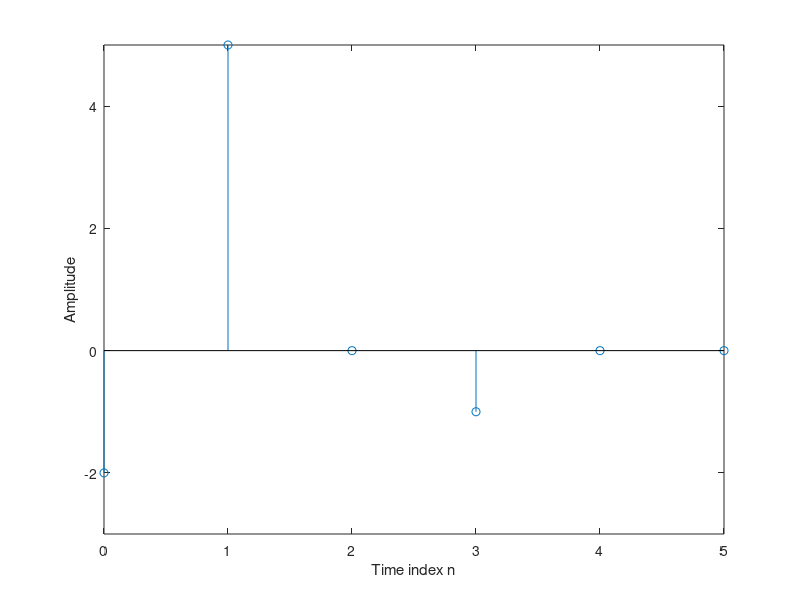

MATLAB code for this plot:
a=[ 2 -1 0 0 ];% first sequence
b=[-1 2 1];% second sequence
c=conv(a,b);% convolution of first sequence and second sequence
len=length(c)-1;
n=0:1:len;
stem(n,c)
xlabel('Time index n'); ylabel('Amplitude');
axis([0 5 -3 5])